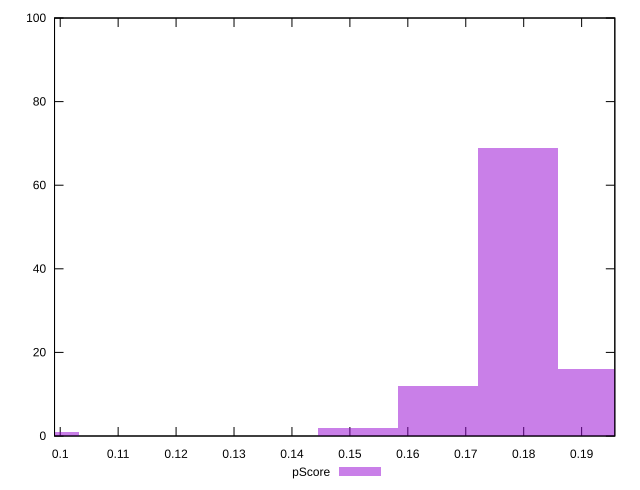

Reproduce this figure in gnuplot.
reset

$pScore <<EOF
0.09636626946800045 1
0.17896592901200084 69
0.16519931908800078 12
0.1514327091640007 2
0.1927325389360009 16
EOF

set key outside below
set boxwidth 0.013766609924000065
set xrange [0.09902043527670268:0.1957279043867558]
set yrange [0:100]
set trange [0:100]
set style fill transparent solid 0.5 noborder
set terminal svg size 640, 490 enhanced background rgb 'white'
set output "report_00009_2021-02-08T22-37-41.559Z/interactive/samples/pages+cached/pScore/histogram.svg"

plot $pScore title "pScore" with boxes

reset
